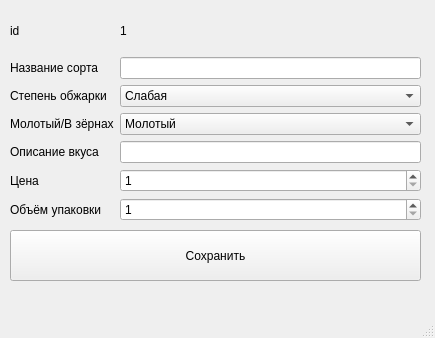
<?xml version="1.0" encoding="UTF-8"?>
<ui version="4.0">
 <class>MainWindow</class>
 <widget class="QMainWindow" name="MainWindow">
  <property name="geometry">
   <rect>
    <x>0</x>
    <y>0</y>
    <width>435</width>
    <height>338</height>
   </rect>
  </property>
  <property name="windowTitle">
   <string>MainWindow</string>
  </property>
  <widget class="QWidget" name="centralwidget">
   <widget class="QWidget" name="gridLayoutWidget">
    <property name="geometry">
     <rect>
      <x>10</x>
      <y>10</y>
      <width>411</width>
      <height>211</height>
     </rect>
    </property>
    <layout class="QGridLayout" name="gridLayout">
     <item row="5" column="0">
      <widget class="QLabel" name="label_5">
       <property name="text">
        <string>Цена</string>
       </property>
      </widget>
     </item>
     <item row="6" column="0">
      <widget class="QLabel" name="label_6">
       <property name="text">
        <string>Объём упаковки</string>
       </property>
      </widget>
     </item>
     <item row="6" column="1">
      <widget class="QSpinBox" name="ob">
       <property name="minimum">
        <number>1</number>
       </property>
       <property name="maximum">
        <number>1000000000</number>
       </property>
      </widget>
     </item>
     <item row="3" column="0">
      <widget class="QLabel" name="label_3">
       <property name="text">
        <string>Молотый/В зёрнах</string>
       </property>
      </widget>
     </item>
     <item row="2" column="1">
      <widget class="QComboBox" name="obz">
       <item>
        <property name="text">
         <string>Слабая</string>
        </property>
       </item>
       <item>
        <property name="text">
         <string>Средняя</string>
        </property>
       </item>
       <item>
        <property name="text">
         <string>Сильная</string>
        </property>
       </item>
      </widget>
     </item>
     <item row="1" column="0">
      <widget class="QLabel" name="label">
       <property name="text">
        <string>Название сорта</string>
       </property>
      </widget>
     </item>
     <item row="3" column="1">
      <widget class="QComboBox" name="molot">
       <item>
        <property name="text">
         <string>Молотый</string>
        </property>
       </item>
       <item>
        <property name="text">
         <string>В зёрнах</string>
        </property>
       </item>
      </widget>
     </item>
     <item row="2" column="0">
      <widget class="QLabel" name="label_2">
       <property name="text">
        <string>Степень обжарки</string>
       </property>
      </widget>
     </item>
     <item row="4" column="0">
      <widget class="QLabel" name="label_4">
       <property name="text">
        <string>Описание вкуса</string>
       </property>
      </widget>
     </item>
     <item row="4" column="1">
      <widget class="QLineEdit" name="vkus"/>
     </item>
     <item row="5" column="1">
      <widget class="QSpinBox" name="price">
       <property name="minimum">
        <number>1</number>
       </property>
       <property name="maximum">
        <number>1000000000</number>
       </property>
      </widget>
     </item>
     <item row="1" column="1">
      <widget class="QLineEdit" name="name"/>
     </item>
     <item row="0" column="0">
      <widget class="QLabel" name="label_7">
       <property name="text">
        <string>id</string>
       </property>
      </widget>
     </item>
     <item row="0" column="1">
      <widget class="QLabel" name="idd">
       <property name="text">
        <string>1</string>
       </property>
      </widget>
     </item>
    </layout>
   </widget>
   <widget class="QPushButton" name="save">
    <property name="geometry">
     <rect>
      <x>10</x>
      <y>230</y>
      <width>411</width>
      <height>51</height>
     </rect>
    </property>
    <property name="text">
     <string>Сохранить</string>
    </property>
   </widget>
  </widget>
  <widget class="QMenuBar" name="menubar">
   <property name="geometry">
    <rect>
     <x>0</x>
     <y>0</y>
     <width>435</width>
     <height>26</height>
    </rect>
   </property>
  </widget>
  <widget class="QStatusBar" name="statusbar"/>
 </widget>
 <resources/>
 <connections/>
</ui>
